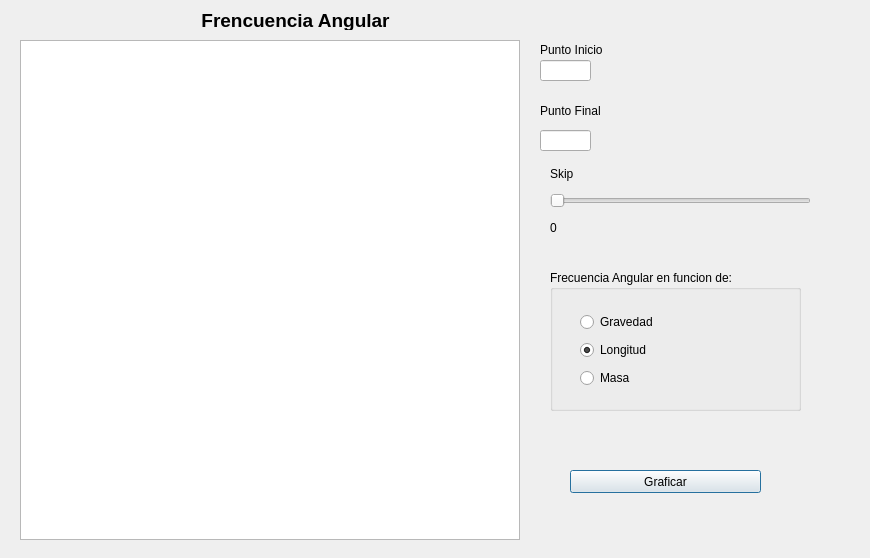
<?xml version="1.0" encoding="UTF-8"?>
<ui version="4.0">
 <class>GraficasDialog</class>
 <widget class="QDialog" name="GraficasDialog">
  <property name="geometry">
   <rect>
    <x>0</x>
    <y>0</y>
    <width>870</width>
    <height>558</height>
   </rect>
  </property>
  <property name="windowTitle">
   <string>Dialog</string>
  </property>
  <widget class="QGraphicsView" name="graphicsView">
   <property name="geometry">
    <rect>
     <x>20</x>
     <y>40</y>
     <width>500</width>
     <height>500</height>
    </rect>
   </property>
   <property name="verticalScrollBarPolicy">
    <enum>Qt::ScrollBarAlwaysOff</enum>
   </property>
   <property name="horizontalScrollBarPolicy">
    <enum>Qt::ScrollBarAlwaysOff</enum>
   </property>
  </widget>
  <widget class="QLabel" name="label_2">
   <property name="geometry">
    <rect>
     <x>160</x>
     <y>10</y>
     <width>271</width>
     <height>20</height>
    </rect>
   </property>
   <property name="font">
    <font>
     <family>Ubuntu</family>
     <pointsize>14</pointsize>
     <weight>75</weight>
     <bold>true</bold>
    </font>
   </property>
   <property name="text">
    <string>Frencuencia Angular</string>
   </property>
   <property name="alignment">
    <set>Qt::AlignCenter</set>
   </property>
   <property name="wordWrap">
    <bool>false</bool>
   </property>
  </widget>
  <widget class="QGroupBox" name="groupBox">
   <property name="geometry">
    <rect>
     <x>550</x>
     <y>270</y>
     <width>251</width>
     <height>141</height>
    </rect>
   </property>
   <property name="title">
    <string>Frecuencia Angular en funcion de:</string>
   </property>
   <widget class="QWidget" name="verticalLayoutWidget">
    <property name="geometry">
     <rect>
      <x>30</x>
      <y>40</y>
      <width>160</width>
      <height>80</height>
     </rect>
    </property>
    <layout class="QVBoxLayout" name="verticalLayout">
     <item>
      <widget class="QRadioButton" name="radioButton">
       <property name="text">
        <string>Gravedad</string>
       </property>
      </widget>
     </item>
     <item>
      <widget class="QRadioButton" name="radioButton_2">
       <property name="text">
        <string>Longitud</string>
       </property>
       <property name="checked">
        <bool>true</bool>
       </property>
      </widget>
     </item>
     <item>
      <widget class="QRadioButton" name="radioButton_3">
       <property name="text">
        <string>Masa</string>
       </property>
      </widget>
     </item>
    </layout>
   </widget>
  </widget>
  <widget class="QWidget" name="gridLayoutWidget">
   <property name="geometry">
    <rect>
     <x>550</x>
     <y>160</y>
     <width>261</width>
     <height>81</height>
    </rect>
   </property>
   <layout class="QGridLayout" name="gridLayout">
    <item row="0" column="0">
     <widget class="QLabel" name="label_6">
      <property name="text">
       <string>Skip</string>
      </property>
     </widget>
    </item>
    <item row="2" column="0">
     <widget class="QLabel" name="label_7">
      <property name="text">
       <string>0</string>
      </property>
     </widget>
    </item>
    <item row="1" column="0">
     <widget class="QSlider" name="horizontalSlider_3">
      <property name="orientation">
       <enum>Qt::Horizontal</enum>
      </property>
     </widget>
    </item>
   </layout>
  </widget>
  <widget class="QLabel" name="label">
   <property name="geometry">
    <rect>
     <x>540</x>
     <y>40</y>
     <width>109</width>
     <height>20</height>
    </rect>
   </property>
   <property name="text">
    <string>Punto Inicio</string>
   </property>
  </widget>
  <widget class="QLabel" name="label_3">
   <property name="geometry">
    <rect>
     <x>540</x>
     <y>100</y>
     <width>109</width>
     <height>21</height>
    </rect>
   </property>
   <property name="text">
    <string>Punto Final</string>
   </property>
  </widget>
  <widget class="QLineEdit" name="lineEdit">
   <property name="geometry">
    <rect>
     <x>540</x>
     <y>60</y>
     <width>51</width>
     <height>21</height>
    </rect>
   </property>
  </widget>
  <widget class="QLineEdit" name="lineEdit_2">
   <property name="geometry">
    <rect>
     <x>540</x>
     <y>130</y>
     <width>51</width>
     <height>21</height>
    </rect>
   </property>
  </widget>
  <widget class="QPushButton" name="pushButton">
   <property name="geometry">
    <rect>
     <x>570</x>
     <y>470</y>
     <width>191</width>
     <height>23</height>
    </rect>
   </property>
   <property name="text">
    <string>Graficar</string>
   </property>
  </widget>
 </widget>
 <resources/>
 <connections/>
</ui>
